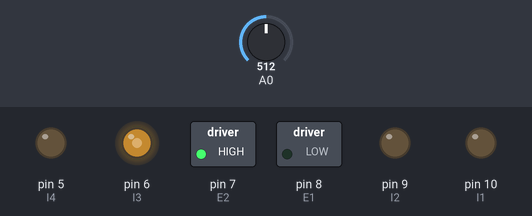
Bench run of a sketch on a simulated Arduino Uno, built with avr-gcc and run on an emulated ATmega328P. Parts: switched loads named in the sketch (green lamp = pin HIGH), output pins drawn as LEDs (lit = HIGH). Inputs (shaded band) come from the test bench; at power-on: A0 = 512.

Above: at 1.2 s.
1.3 s: A0 set to 716
At 2.5 s:
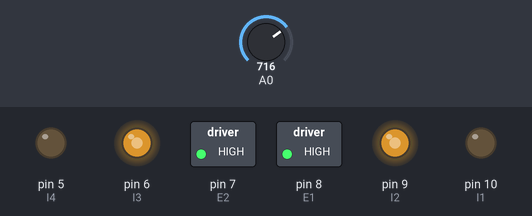
2.8 s: A0 set to 900
At 3.9 s:
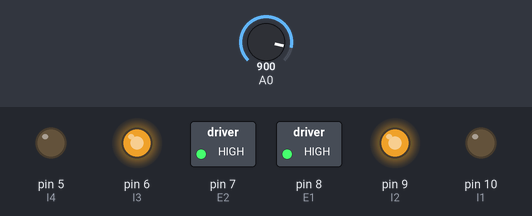
4.3 s: A0 set to 511
At 5.0 s:
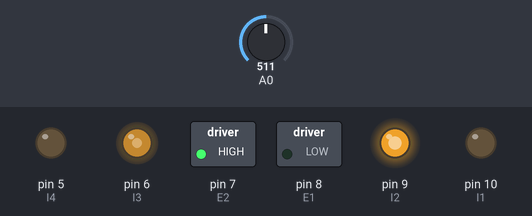
5.8 s: A0 set to 306
At 6.1 s:
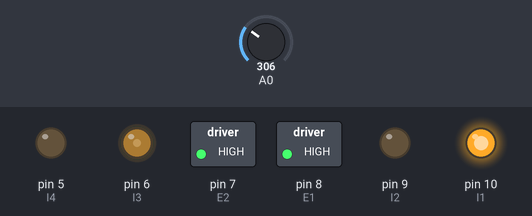
7.3 s: A0 set to 122
At 8.5 s:
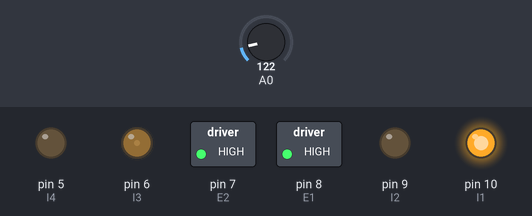
Timing chart, 0 to 9.8 s (numbered marks = the images above; inputs shaded):
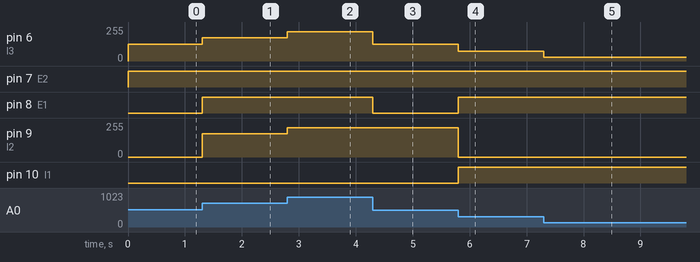

Measured:
- after the input at 1.3 s, pin 6 (I3): 125/255 → 174/255 at once; pin 8 (E1): LOW → HIGH at once; pin 9 (I2): 0/255 → 174/255 at once
- after the input at 2.8 s, pin 6 (I3), pin 9 (I2): 174/255 → 219/255 at once
- after the input at 4.3 s, pin 6 (I3): 219/255 → 124/255 at once; pin 8 (E1): HIGH → LOW at once
- after the input at 5.8 s, pin 6 (I3): 124/255 → 74/255 at once; pin 8 (E1), pin 10 (I1): LOW → HIGH at once; pin 9 (I2): 219/255 → 0/255 at once
- after the input at 7.3 s, pin 6 (I3): 74/255 → 29/255 at once

The sketch:

puente_h.ino
```cpp
#define E1 8  // Enable Pin for motor 1
#define I1 10     // Control pin 1 for motor 1
#define I2 9     // Control pin 2 for motor 1
#define E2 7  // Enable Pin for motor 2
#define I3 6     // Control pin 1 for motor 2
#define I4 5   // Control pin 2 for motor 2

void setup()
   {
        pinMode(8,OUTPUT);
    pinMode(9,OUTPUT);
    pinMode(10,OUTPUT);
      pinMode(5,OUTPUT);
    pinMode(6,OUTPUT);
    pinMode(7,OUTPUT);
      pinMode(A0,INPUT);
   }
void loop()
   {
      int val;
      val=analogRead(A0);
      val = map(val, 0, 1023, 0, 250);
  //control de velocidad
      digitalWrite(E2, HIGH);
        analogWrite(I4, 0);
        analogWrite(I3, val);
        //delay(3000);
  //polaridades
      if(val<130&&val>120){
    digitalWrite(E1, LOW);
  }else{
    if(val<124){
      digitalWrite(E1, HIGH);
      analogWrite(I1, val+250);
      analogWrite(I2, 0);
    }else{
      if(val>124){
        digitalWrite(E1, HIGH);
      analogWrite(I1, 0);
      analogWrite(I2, val);
      }
    }
  }
  }
```
